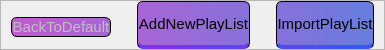
             <widget class="QFrame" name="frame">
              <property name="minimumSize">
               <size>
                <width>0</width>
                <height>25</height>
               </size>
              </property>
              <property name="maximumSize">
               <size>
                <width>16777215</width>
                <height>50</height>
               </size>
              </property>
              <property name="frameShape">
               <enum>QFrame::StyledPanel</enum>
              </property>
              <property name="frameShadow">
               <enum>QFrame::Raised</enum>
              </property>
              <layout class="QHBoxLayout" name="horizontalLayout_10">
               <property name="leftMargin">
                <number>0</number>
               </property>
               <property name="topMargin">
                <number>0</number>
               </property>
               <property name="rightMargin">
                <number>0</number>
               </property>
               <property name="bottomMargin">
                <number>0</number>
               </property>
               <item>
                <widget class="QPushButton" name="BackToDefault">
                 <property name="enabled">
                  <bool>false</bool>
                 </property>
                 <property name="styleSheet">
                  <string notr="true">QPushButton:pressed
{
	margin: 4px 10px 0px 10px;
	border: 1px solid black;
}

QPushButton
{
	font-size: 15px;
	margin: 0px 10px 0px 10px;
	border: 1px solid black;
	border-radius: 6px;
	background: qlineargradient(x1:0 y1:0, x2:1 y2:0, stop:0 #C35BD1, stop:1 #A865D5);
	border-bottom: 4px solid qlineargradient(x1:0 y1:0, x2:1 y2:0, stop:0 #AE16F5, stop:1 #892AF5);
}

QPushButton:disabled {
	margin: 4px 10px 0px 10px;
	border: 1px solid black;
}</string>
                 </property>
                 <property name="text">
                  <string>BackToDefault</string>
                 </property>
                </widget>
               </item>
               <item>
                <widget class="QPushButton" name="AddNewPlayList">
                 <property name="sizePolicy">
                  <sizepolicy hsizetype="Minimum" vsizetype="Preferred">
                   <horstretch>0</horstretch>
                   <verstretch>0</verstretch>
                  </sizepolicy>
                 </property>
                 <property name="styleSheet">
                  <string notr="true">QPushButton:pressed
{
	margin: 4px 10px 0px 10px;
	border: 1px solid black;
}

QPushButton
{
	font-size: 15px;
	margin: 0px 10px 0px 10px;
	border: 1px solid black;
	border-radius: 6px;
	background: qlineargradient(x1:0 y1:0, x2:1 y2:0, stop:0 #A865D5, stop:1 #8771DA);
	border-bottom: 4px solid qlineargradient(x1:0 y1:0, x2:1 y2:0, stop:0 #892AF5, stop:1 #5746F5);
}</string>
                 </property>
                 <property name="text">
                  <string>AddNewPlayList</string>
                 </property>
                 <property name="checkable">
                  <bool>false</bool>
                 </property>
                </widget>
               </item>
               <item>
                <widget class="QPushButton" name="ImportPlayList">
                 <property name="sizePolicy">
                  <sizepolicy hsizetype="Minimum" vsizetype="Preferred">
                   <horstretch>0</horstretch>
                   <verstretch>0</verstretch>
                  </sizepolicy>
                 </property>
                 <property name="styleSheet">
                  <string notr="true">QPushButton:pressed
{
	margin: 4px 10px 0px 10px;
	border: 1px solid black;
}

QPushButton
{
	font-size: 15px;
	margin: 0px 10px 0px 10px;
	border: 1px solid black;
	border-radius: 6px;
	background: qlineargradient(x1:0 y1:0, x2:1 y2:0, stop:0 #8771DA, stop:1 #657DDF);
	border-bottom: 4px solid qlineargradient(x1:0 y1:0, x2:1 y2:0, stop:0 #5746F5, stop:1 #2B5EF5);
}</string>
                 </property>
                 <property name="text">
                  <string>ImportPlayList</string>
                 </property>
                </widget>
               </item>
              </layout>
             </widget>
